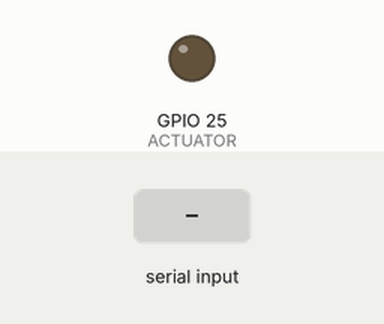
A sketch run on a simulated ESP32. Parts: output pins drawn as LEDs (lit = HIGH). The test bench sets the inputs (shaded band).

Above: at 1.2 s.
1.3 s: "1\n" received over Serial
At 2.5 s:
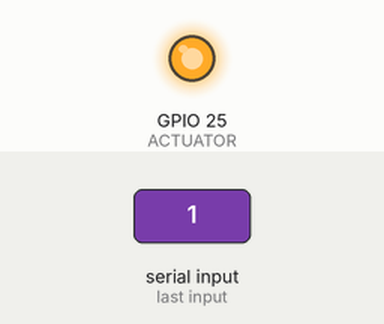
2.8 s: "0\n" received over Serial
At 3.9 s:
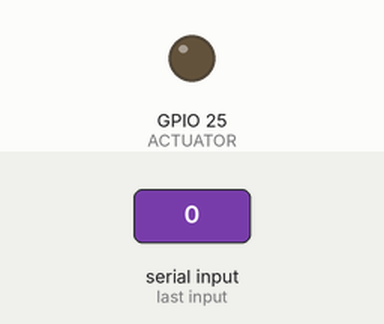
Timing chart, 0 to 5.8 s (numbered marks = the images above; inputs shaded):
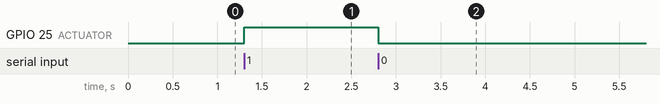

Measured:
- after the input at 1.3 s, GPIO 25 (ACTUATOR): LOW → HIGH at once
- after the input at 2.8 s, GPIO 25 (ACTUATOR): HIGH → LOW at once

The sketch:

SerialController1AsciiProtocol.ino
```cpp
#define SENSOR 33 // 33 controller 1, 0 controller 2
#define ACTUATOR 25 // 25 controller, 23 controller 2

void setup()
{
  Serial.begin(115200);
  pinMode(SENSOR, INPUT_PULLUP);
  pinMode(ACTUATOR, OUTPUT);
}

void loop()
{

  if (Serial.available() > 0) {

    String dataRx = Serial.readStringUntil('\n');
    if (dataRx == "r") {
      Serial.print(digitalRead(SENSOR));
      Serial.print('\n');
    }
    else if (dataRx == "1") {
      digitalWrite(ACTUATOR, 1);
    }
    else if ( dataRx == "0") {
      digitalWrite(ACTUATOR, 0);
    }
  }
}
```
